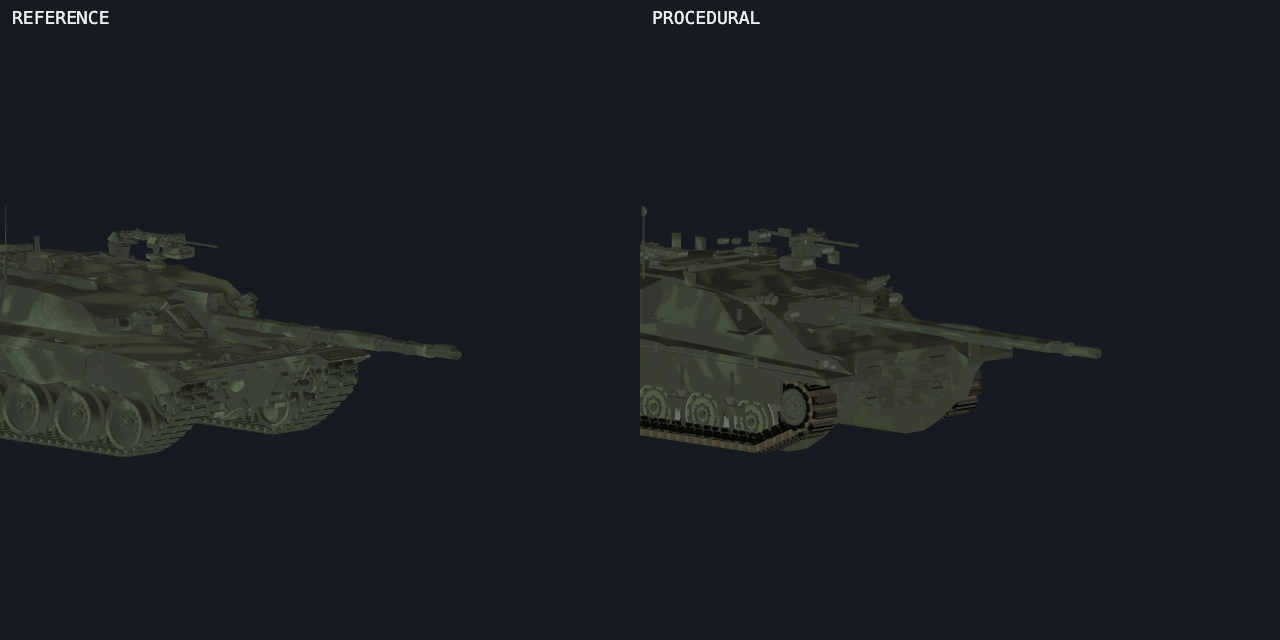
#> input picture shots/critic-challenger2-graduation/close-front.png, 1280 x 640 px, found by its file name
$ python tmp-leo-r18recert-measure.py
#> lines starting #> are read from the running program, lines starting #| are printed output that depends on the picture; after the words box and inside, x2 and y2 are one past the last pixel; in counts of white or black regions, pixels touching at a corner belong together
# TEMP (leo2_revolution r18 re-cert critic): dark-zone + band measurements
# on MY fresh official pairs. ITU-601 luma, rect coordinates printed.
import numpy as np
from PIL import Image

SRC = '/Users/kevinliu/claude-of-tanks/shots/critic-leo2_revolution'

def luma(a):
    return 0.299 * a[..., 0] + 0.587 * a[..., 1] + 0.114 * a[..., 2]

def rect_stats(img, x0, y0, x1, y1, label):
    a = np.asarray(Image.open(f'{SRC}/{img}').convert('RGB'), dtype=np.float64)
    r = luma(a[y0:y1, x0:x1])
    print(f'{img} [{x0}:{x1}]x[{y0}:{y1}] {label}: med {np.median(r):.1f} '
          f'p10 {np.percentile(r,10):.1f} p90 {np.percentile(r,90):.1f} sd {r.std():.2f}')

def dark_blob(img, x0, y0, x1, y1, thr, label):
#> called with img = 'close-front.png', x0 = 640, y0 = 240, x1 = 1280, y1 = 470, thr = 12, label = 'near-black <12'
    a = np.asarray(Image.open(f'{SRC}/{img}').convert('RGB'), dtype=np.float64)
    zone = a[y0:y1, x0:x1]
    l = luma(zone)
    mask = l < thr
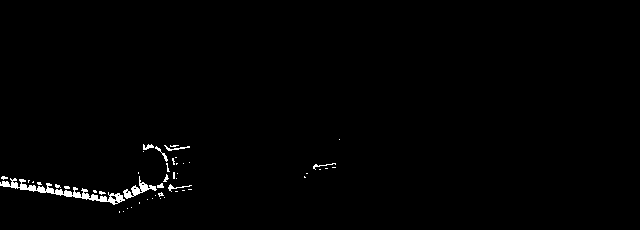
#> mask: shape (230, 640) bool; 0.99% white; 49 white regions (40 under 20 px), largest, box (x1, y1, x2, y2) and area: (0, 178, 125, 205) 745, (123, 176, 157, 199) 228, (164, 145, 190, 151) 50
    n = int(mask.sum())
#> n = 1455
    if n:
        ys, xs = np.where(mask)
#> ys = 1455 values from 139 to 212; xs = 1455 values, max 339 at index 0, min 0 at index 345, mean 107.3
        print(f'{img} {label}: {n}px luma<{thr} bbox x[{x0+xs.min()}:{x0+xs.max()}] y[{y0+ys.min()}:{y0+ys.max()}]')
#| close-front.png near-black <12: 1455px luma<12 bbox x[640:979] y[379:452]
    else:
        print(f'{img} {label}: 0px luma<{thr}')

print('--- close-front proc dark zone (mantlet/ring band) ---')
dark_blob('close-front.png', 640, 240, 1280, 470, 12, 'near-black <12')
rect_stats('close-front.png', 660, 285, 880, 320, 'left fill slab zone')
#| close-front.png [660:880]x[285:320] left fill slab zone: med 56.8 p10 37.3 p90 69.1 sd 11.68
rect_stats('close-front.png', 780, 300, 1050, 330, 'mantlet recess zone')
#| close-front.png [780:1050]x[300:330] mantlet recess zone: med 38.2 p10 25.8 p90 60.5 sd 15.63
print()
print('--- left view ring band (defuse-certified med 7.1 @ [150:390]x[292:315] on proc-local frame) ---')
# proc half starts at x 640; defuse rect was proc-local -> pair x 790:1030
rect_stats('view-left.png', 790, 292, 1030, 315, 'ring band (defuse rect mapped)')
#> call 3 of rect_stats, with img = 'view-left.png', x0 = 790, y0 = 292, x1 = 1030, y1 = 315, label = 'ring band (defuse rect mapped)'
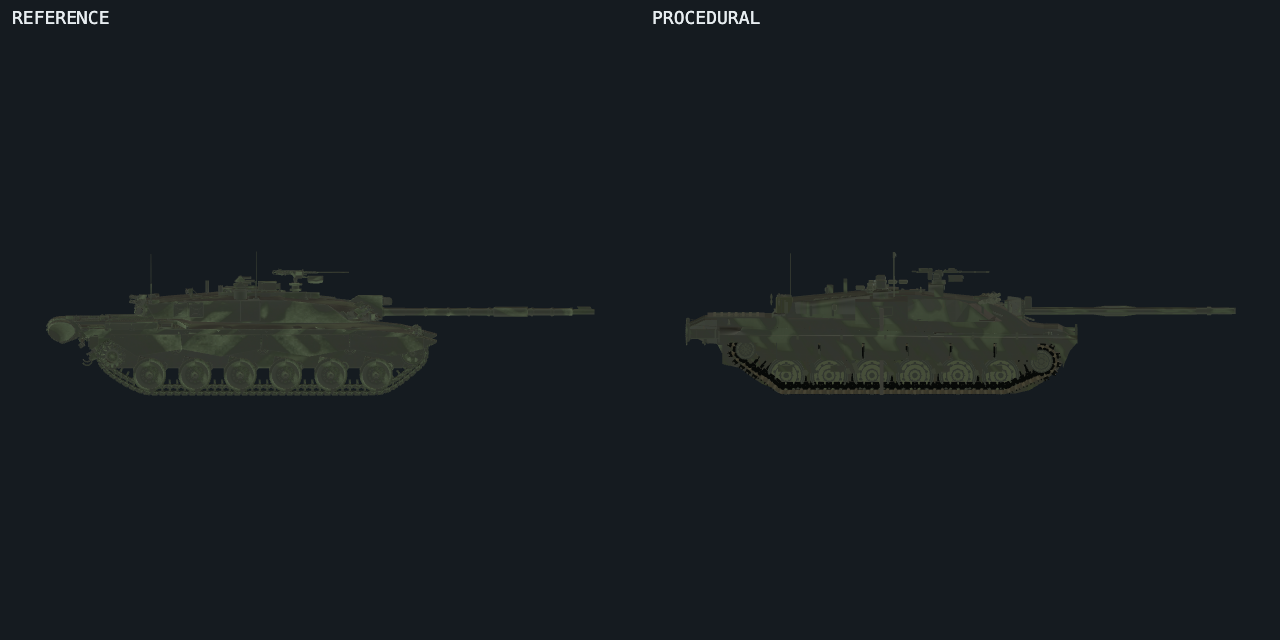
#> input picture shots/critic-challenger2-graduation/view-left.png, 1280 x 640 px, found by its file name
#| view-left.png [790:1030]x[292:315] ring band (defuse rect mapped): med 55.0 p10 47.1 p90 65.3 sd 9.75
rect_stats('view-left.png', 660, 292, 1250, 318, 'full-length band strip')
#| view-left.png [660:1250]x[292:318] full-length band strip: med 48.1 p10 25.8 p90 63.1 sd 16.04
print()
print('--- rear black band ---')
dark_blob('view-rear.png', 680, 270, 1240, 380, 12, 'aft ring fill')
#> call 2 of dark_blob, with img = 'view-rear.png', x0 = 680, y0 = 270, x1 = 1240, y1 = 380, thr = 12, label = 'aft ring fill'
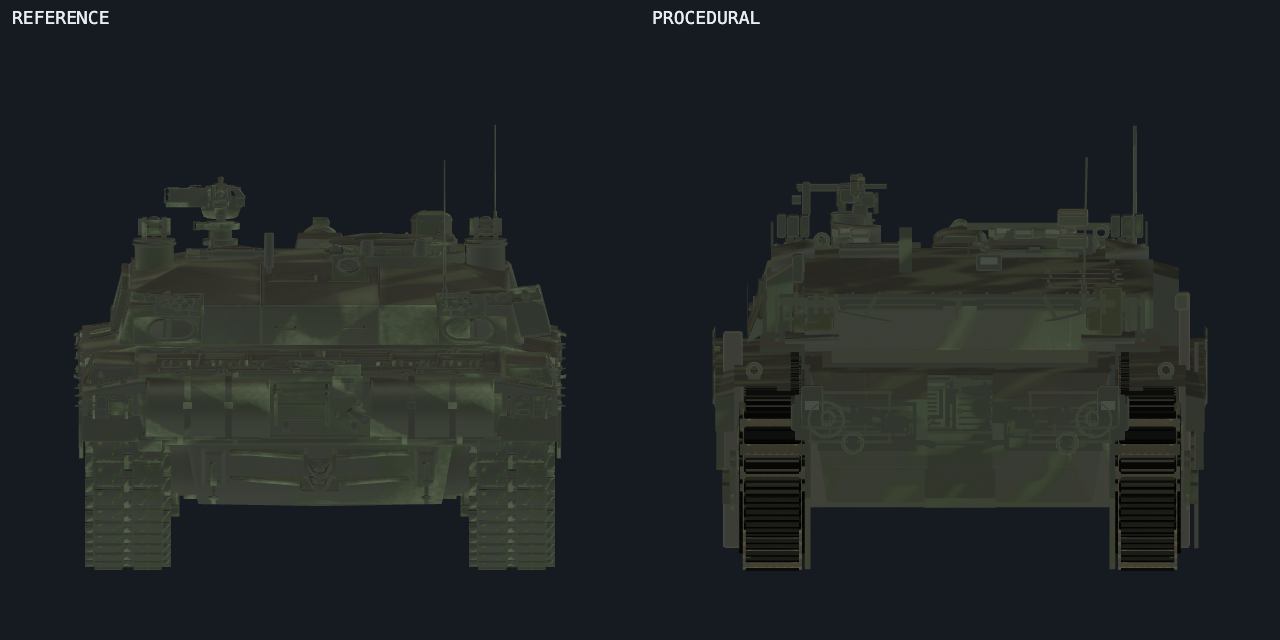
#> input picture shots/critic-challenger2-graduation/view-rear.png, 1280 x 640 px, found by its file name
#> in dark_blob (call 2), `mask = l < thr`:
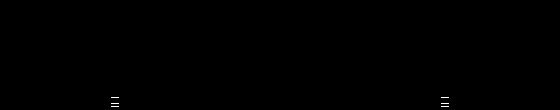
#> mask: shape (110, 560) bool; 0.08% white in thin lines or dots, all inside (x1, y1, x2, y2) = (111, 97, 449, 107)
#> in dark_blob (call 2), `n = int(mask.sum())`: n = 48
#> in dark_blob (call 2), `ys, xs = np.where(mask)`: ys = 48 values from 97 to 106; xs = 48 values, max 448 at index 15, min 111 at index 0, mean 279.5
#| view-rear.png aft ring fill: 48px luma<12 bbox x[791:1128] y[367:376]
rect_stats('view-rear.png', 800, 300, 1080, 335, 'aft fill face')
#| view-rear.png [800:1080]x[300:335] aft fill face: med 61.1 p10 51.6 p90 67.8 sd 5.32
print()
print('--- front under-wedge pockets ---')
dark_blob('view-front.png', 680, 240, 1240, 340, 12, 'under-wedge')
#> call 3 of dark_blob, with img = 'view-front.png', x0 = 680, y0 = 240, x1 = 1240, y1 = 340, thr = 12, label = 'under-wedge'
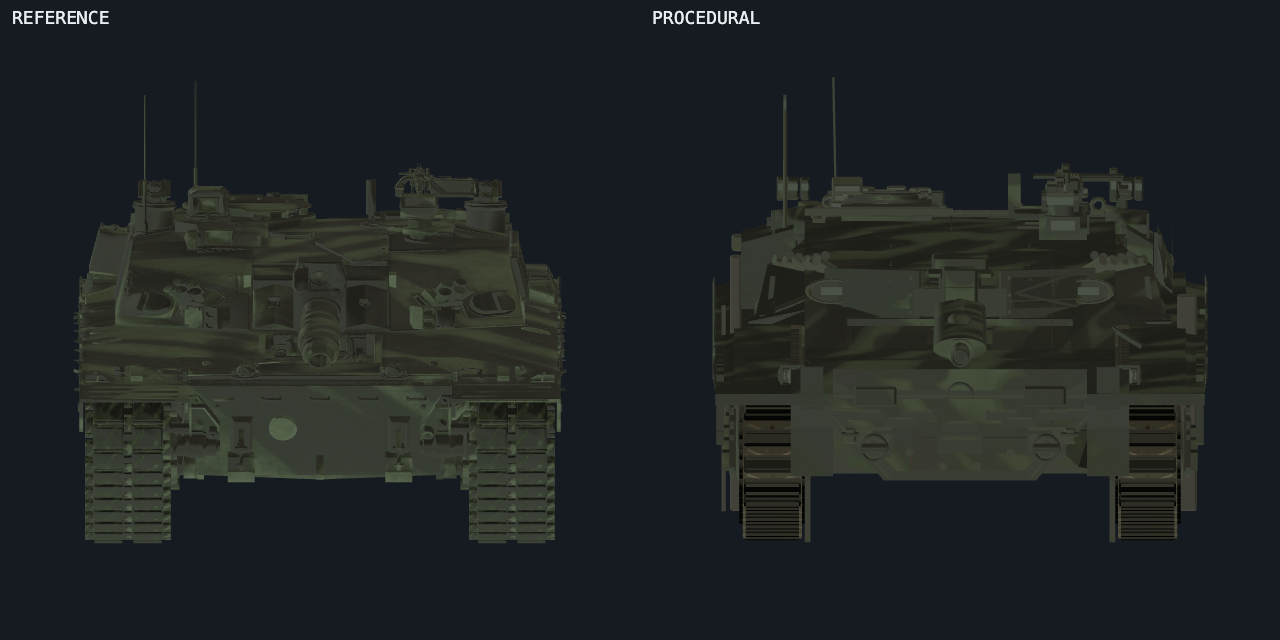
#> input picture shots/critic-challenger2-graduation/view-front.png, 1280 x 640 px, found by its file name
#> in luma (call 8), `return 0.299 * a[..., 0] + 0.587 * a[..., 1] + 0.114 * a[..., 2]`:
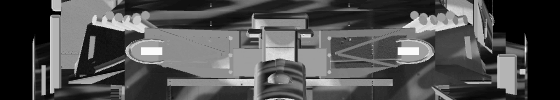
#> returned value: shape (100, 560) float64; min 25.78, max 78.54, mean 42.6; drawn with min black and max white
#> in dark_blob (call 3), `mask = l < thr`: mask: shape (100, 560) bool; every value is 0
#> in dark_blob (call 3), `n = int(mask.sum())`: n = 0
rect_stats('view-front.png', 750, 260, 890, 310, 'left pocket')
#| view-front.png [750:890]x[260:310] left pocket: med 55.0 p10 30.0 p90 63.8 sd 13.50
rect_stats('view-front.png', 1010, 260, 1150, 310, 'right pocket')
#| view-front.png [1010:1150]x[260:310] right pocket: med 41.8 p10 35.2 p90 62.7 sd 10.87
print()
print('--- ref halves, same zones (parity anchors; ref = WRONG print for turret) ---')
rect_stats('view-left.png', 150, 292, 390, 315, 'REF ring zone')
#| view-left.png [150:390]x[292:315] REF ring zone: med 53.5 p10 47.2 p90 64.4 sd 9.94
rect_stats('view-rear.png', 160, 300, 440, 335, 'REF under-turret zone')
#> in luma (call 12), `return 0.299 * a[..., 0] + 0.587 * a[..., 1] + 0.114 * a[..., 2]`:
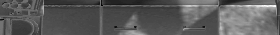
#> returned value: shape (35, 280) float64; min 40.2, max 92.09, mean 58.8; drawn with min black and max white
#| view-rear.png [160:440]x[300:335] REF under-turret zone: med 56.5 p10 52.5 p90 68.4 sd 6.52
